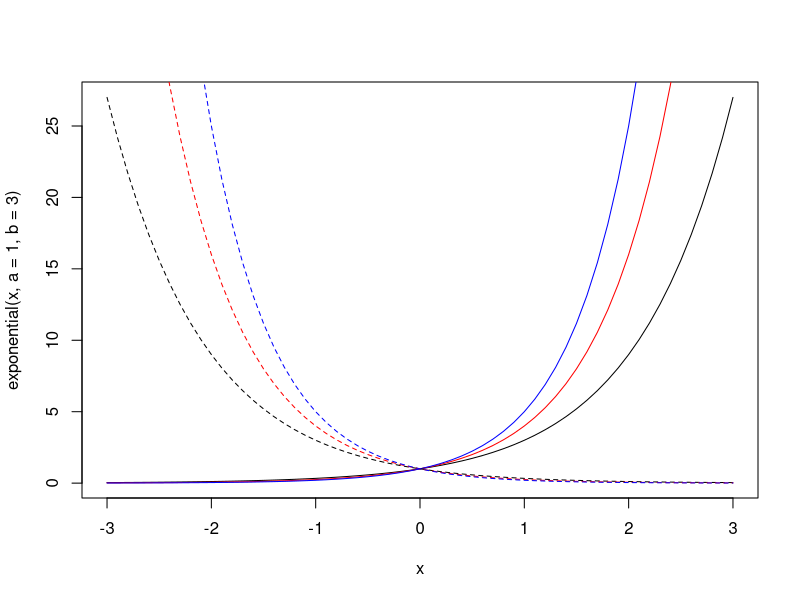
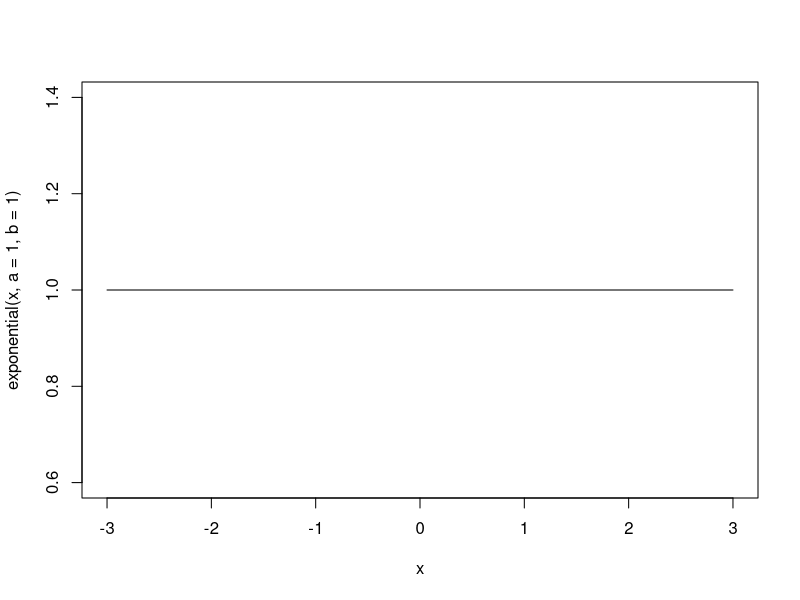

Generate these figures, in order, with R:
## ---- chunk 1
knitr::opts_chunk$set(echo = TRUE, fig.align = 'center')
## ---- chunk 2
exponential <- function(x, a, b){
  return(a * (b ** x))
}

x <- seq(-3, 3, 0.1)
plot(x, exponential(x, a = 1, b = 3), type = 'l', col = 'black', lty = 1)
lines(x, exponential(x, a = 1, b = 4), col = 'red', lty = 1)
lines(x, exponential(x, a = 1, b = 5), col = 'blue', lty = 1)
lines(x, exponential(x, a = 1, b = (1/3)), col = 'black', lty = 2)
lines(x, exponential(x, a = 1, b = (1/4)), col = 'red', lty = 2)
lines(x, exponential(x, a = 1, b = (1/5)), col = 'blue', lty = 2)
## ---- chunk 3
plot(x, exponential(x, a = 1, b = 1), type = 'l', col = 'black', lty = 1)
## ---- chunk 4
3L**2L * 3L**3L == 3L*3L * 3L*3L*3L

# use brackets to separate exponent
3L*3L * 3L*3L*3L == 3L**(2L+3L)
## ---- chunk 5
# need to use brackets to separate numerator and denominator
5L**4L / 5L**2L == (5L*5L*5L*5L) / (5L*5L)
(5L*5L*5L*5L) / (5L*5L) == 5L**4L * 5L**-2L

# use brackets to separate exponent
5L**4L * 5L**-2L == 5L**(4L-2L)
## ---- chunk 6
# note we have to use brackets to do this
(2L**2L)**3L == (2L*2L) * (2L*2L) * (2L*2L)

# again, separate out exponent
(2L*2L) * (2L*2L) * (2L*2L) == 2L**(2L*3L)

# what goes wrong here?
2L**2L**3L

# the exponent on the right gets evaluated first
2L**2L**3L == 2L**8L
## ---- chunk 7
# log
log(x = 16, base = 2)
log(x = 243, base = 3)
## ---- chunk 8
log(x = 1296, base = 6)
log(x = 0.1, base = 10)
log(x = 322737.121092, base = 8)
## ---- chunk 9
# this should just be e**1, i.e. just e itself
exp(1)

# e**2.5
exp(2.5)

# and now natural logarithms, default in R is natural log, i.e. ln(), if we don't specify a base
log(12.18249)

# take exp() and then undo it with log(), all on one line
log(exp(4.5))
## ---- chunk 10
10**3
log(10**3, base = 10)
## ---- chunk 11
x <- 3**2
y <- 3**8

# left hand side
lhs <- log(x*y, base = 3)

# right hand side
rhs <- log(x, base = 3) + log(y, base = 3)

all.equal(lhs, rhs)
lhs
rhs
## ---- chunk 12
# remember, exp(9) is just e**9
x <- exp(9)
y <- exp(2)

# remember, calling log() without a 'base' argument just defaults to ln()
# left hand side ln(x/y)
lhs <- log(x/y)

# right hand side ln(x) - ln(y)
rhs <- log(x) - log(y)

all.equal(lhs, rhs)
lhs
rhs
## ---- chunk 13
x <- 10**4
a <- 3
x_cubed <- x**a

# left hand side
lhs <- log(x_cubed, base = 10)

# right hand side
rhs <- a * log(x, base = 10)

all.equal(lhs, rhs)
lhs
rhs
## ---- chunk 14
x <- log(9.44)
x
# and let's check. This should get us back to where we started
exp(x)
## ---- chunk 15
# the base is 9, so 
x <- log(1245.8, base = 9)
x
# and let's check
9**x
## ---- chunk 16
x <- exp(5.8)
x

# and let's check
log(x)
## ---- chunk 17
# the base is 10, so
x <- 10**6
x
# check answer
log(x, base = 10)
